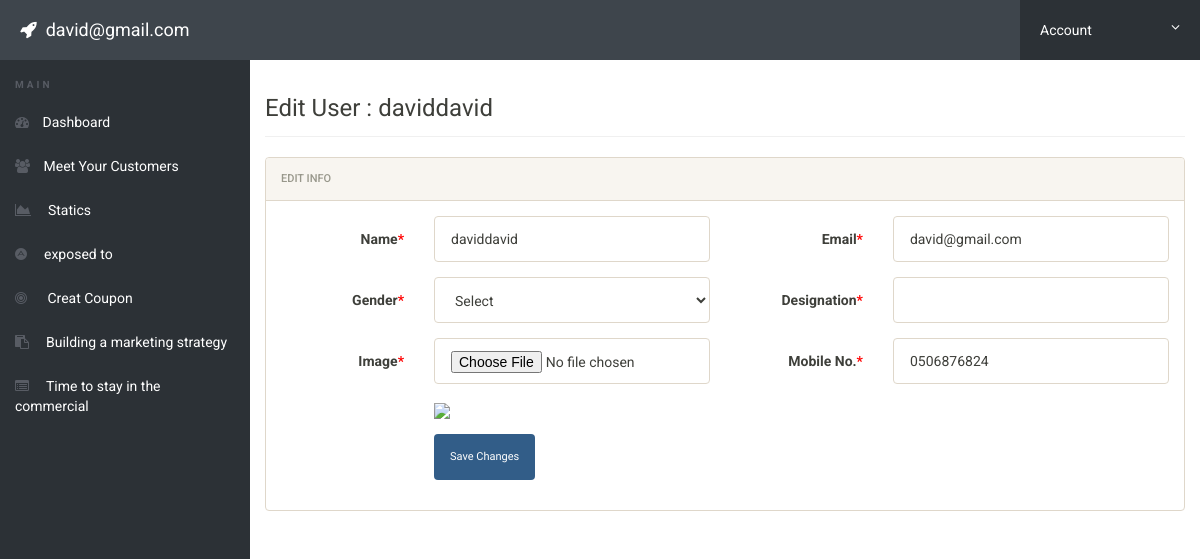
The page /business_user/edit-user.php?edit=10 (signed in) on the database its author committed.
### tables this page shows
CREATE TABLE IF NOT EXISTS `users` (
  `id` int(11) NOT NULL AUTO_INCREMENT,
  `name` varchar(50) NOT NULL,
  `email` varchar(50) NOT NULL,
  `password` varchar(50) NOT NULL,
  `gender` varchar(50) NOT NULL,
  `mobile` varchar(50) NOT NULL,
  `user_type` varchar(50) NOT NULL,
  `image` varchar(50) NOT NULL,
  `birthday` date DEFAULT NULL,
  `status` int(10) NOT NULL,
  `user_category` VARCHAR(255) NOT NULL,
  PRIMARY KEY (`id`)
);

### business_user/edit-user.php (the view, shortened to what this page needs)
<?php
include('includes/config.php');
if(strlen($_SESSION['alogin'])==0)
	{
header('location:index.php');
}
else{
if(isset($_GET['edit']))
	{
		$editid=$_GET['edit'];
	}
?>
<!doctype html>
<html lang="en" class="no-js">
<head>
	<link rel="stylesheet" href="css/font-awesome.min.css">
	<link rel="stylesheet" href="css/bootstrap.min.css">
	<link rel="stylesheet" href="css/dataTables.bootstrap.min.css">
	<link rel="stylesheet" href="css/bootstrap-social.css">
	<link rel="stylesheet" href="css/bootstrap-select.css">
	<link rel="stylesheet" href="css/fileinput.min.css">
	<link rel="stylesheet" href="css/awesome-bootstrap-checkbox.css">
	<link rel="stylesheet" href="css/style.css">
</head>
<body>
<?php
$sql = "SELECT * from users where id =$editid";
$result = $conn->query($sql);
$row = mysqli_fetch_assoc($result);
?>
	<?php include('includes/header.php');?>
	<div class="ts-main-content">
	<?php include('includes/leftbar.php');?>
		<div class="content-wrapper">
			<div class="container-fluid">
				<div class="row">
					<div class="col-md-12">
						<h3 class="page-title">Edit User : <?php echo $row['name']; ?></h3>
						<div class="row">
							<div class="col-md-12">
								<div class="panel panel-default">
									<div class="panel-heading">Edit Info</div>
									<div class="panel-body">
<form method="post" class="form-horizontal" enctype="multipart/form-data" name="imgform">
<div class="form-group">
<label class="col-sm-2 control-label">Name<span style="color:red">*</span></label>
<div class="col-sm-4">
<input type="text" name="name" class="form-control" required value="<?php echo  $row['name'];?>">
</div>
<label class="col-sm-2 control-label">Email<span style="color:red">*</span></label>
<div class="col-sm-4">
<input type="email" name="email" class="form-control" required value="<?php echo  $row['email'];?>">
</div>
</div>
<div class="form-group">
<label class="col-sm-2 control-label">Gender<span style="color:red">*</span></label>
<div class="col-sm-4">
<select name="gender" class="form-control" required>
                            <option value="">Select</option>
                            </select>
</div>
<label class="col-sm-2 control-label">Designation<span style="color:red">*</span></label>
<div class="col-sm-4">
<input type="text" name="designation" class="form-control" required value="<?php echo  $row['designation'];?>">
</div>
</div>
<div class="form-group">
<label class="col-sm-2 control-label">Image<span style="color:red">*</span></label>
<div class="col-sm-4">
<input type="file" name="image" class="form-control">
</div>
<label class="col-sm-2 control-label">Mobile No.<span style="color:red">*</span></label>
<div class="col-sm-4">
<input type="number" name="mobileno" class="form-control" required value="<?php echo  $row['mobile'];?>">
</div>
</div>
<div class="form-group">
	<div class="col-sm-8 col-sm-offset-2">
		<img src="../images/<?php  echo  $row['image'];?>" width="150px"/>
</div>
</div>
<div class="form-group">
	<div class="col-sm-8 col-sm-offset-2">
		<button class="btn btn-primary" name="submit" type="submit">Save Changes</button>
	</div>
</div>
</form>
									</div>
								</div>
							</div>
						</div>
					</div>
				</div>
			</div>
		</div>
	</div>
</body>
</html>
<?php } ?>

### business_user/css/style.css (style rules this page uses)
html { font-size: 14px; }
@media only screen and (min-width: 480px) { html { font-size: 17px; } }
@media only screen and (min-width: 768px) { html { font-size: 14px; } }
body { font-size: 1em; }
.btn { font-family: 'Oswald', sans-serif; }
.panel { overflow: hidden; }
.btn { text-transform: none; }
.page-title { padding-bottom: 15px; margin-bottom: 20px; border-bottom: 1px solid #f0f0f0; }
.ts-main-content .content-wrapper { padding-top: 15px; margin-top: 60px; }
@media only screen and (min-width: 992px) { .ts-main-content .content-wrapper { margin-left: 250px; } }

### rows shown on the page
users: name "daviddavid", email "david@gmail.com", mobileno "0506876824"

### other values the page prints
$_SESSION['alogin'] "david@gmail.com"
